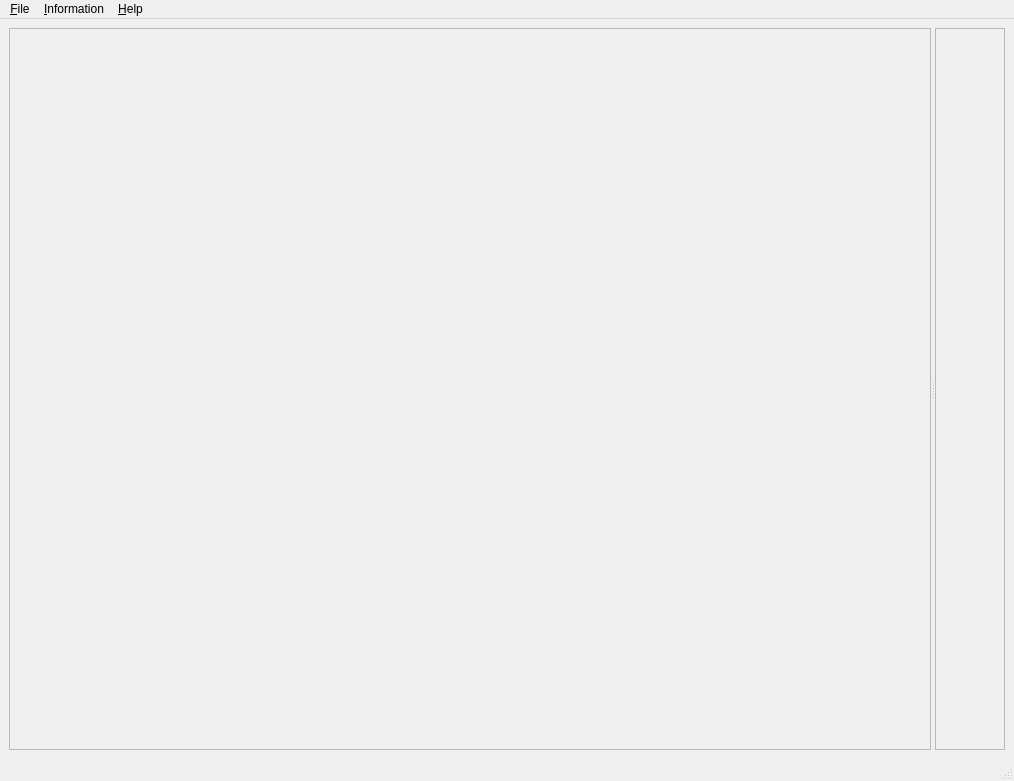
<?xml version="1.0" encoding="UTF-8"?>
<ui version="4.0">
 <class>iintplus</class>
 <widget class="QMainWindow" name="iintplus">
  <property name="geometry">
   <rect>
    <x>0</x>
    <y>0</y>
    <width>1014</width>
    <height>781</height>
   </rect>
  </property>
  <property name="windowTitle">
   <string>ADAPT iint-gui</string>
  </property>
  <widget class="QWidget" name="centralwidget">
   <layout class="QGridLayout" name="gridLayout">
    <item row="0" column="0">
     <widget class="QSplitter" name="splitter">
      <property name="orientation">
       <enum>Qt::Horizontal</enum>
      </property>
      <widget class="QScrollArea" name="scrollArea">
       <property name="sizePolicy">
        <sizepolicy hsizetype="MinimumExpanding" vsizetype="Expanding">
         <horstretch>255</horstretch>
         <verstretch>0</verstretch>
        </sizepolicy>
       </property>
       <property name="minimumSize">
        <size>
         <width>480</width>
         <height>1</height>
        </size>
       </property>
       <property name="widgetResizable">
        <bool>true</bool>
       </property>
       <widget class="QWidget" name="scrollAreaContents">
        <property name="geometry">
         <rect>
          <x>0</x>
          <y>0</y>
          <width>904</width>
          <height>712</height>
         </rect>
        </property>
       </widget>
      </widget>
      <widget class="QScrollArea" name="scrollArea2">
       <property name="sizePolicy">
        <sizepolicy hsizetype="Preferred" vsizetype="Expanding">
         <horstretch>0</horstretch>
         <verstretch>0</verstretch>
        </sizepolicy>
       </property>
       <property name="widgetResizable">
        <bool>true</bool>
       </property>
       <widget class="QWidget" name="scrollAreaWidgetContents">
        <property name="enabled">
         <bool>false</bool>
        </property>
        <property name="geometry">
         <rect>
          <x>0</x>
          <y>0</y>
          <width>82</width>
          <height>712</height>
         </rect>
        </property>
       </widget>
      </widget>
     </widget>
    </item>
   </layout>
  </widget>
  <widget class="QMenuBar" name="menubar">
   <property name="geometry">
    <rect>
     <x>0</x>
     <y>0</y>
     <width>1014</width>
     <height>26</height>
    </rect>
   </property>
   <widget class="QMenu" name="menuFile">
    <property name="title">
     <string>&amp;File</string>
    </property>
    <addaction name="actionNew"/>
    <addaction name="action_Open_SPEC_file"/>
    <addaction name="actionOpen_FIO_files"/>
    <addaction name="actionOpen_file"/>
    <addaction name="actionSave_file"/>
    <addaction name="separator"/>
    <addaction name="actionExit"/>
   </widget>
   <widget class="QMenu" name="menu_Information">
    <property name="title">
     <string>&amp;Information</string>
    </property>
    <addaction name="action_Config_File"/>
    <addaction name="actionFIO_File_s"/>
    <addaction name="action_Spec_File"/>
    <addaction name="action_Fit_Results"/>
    <addaction name="action_Results_File"/>
   </widget>
   <widget class="QMenu" name="menu_Help">
    <property name="title">
     <string>&amp;Help</string>
    </property>
    <addaction name="action_About"/>
   </widget>
   <addaction name="menuFile"/>
   <addaction name="menu_Information"/>
   <addaction name="menu_Help"/>
  </widget>
  <widget class="QStatusBar" name="statusbar"/>
  <action name="actionOpen_file">
   <property name="text">
    <string>Open config file</string>
   </property>
   <property name="shortcut">
    <string>Ctrl+O</string>
   </property>
  </action>
  <action name="actionNew">
   <property name="text">
    <string>New</string>
   </property>
   <property name="shortcut">
    <string>Ctrl+N</string>
   </property>
  </action>
  <action name="actionSave_file">
   <property name="text">
    <string>Save config file</string>
   </property>
   <property name="shortcut">
    <string>Ctrl+S</string>
   </property>
  </action>
  <action name="actionExit">
   <property name="text">
    <string>Exit</string>
   </property>
   <property name="shortcut">
    <string>Ctrl+Q</string>
   </property>
  </action>
  <action name="action_Config_File">
   <property name="text">
    <string>&amp;Config File</string>
   </property>
  </action>
  <action name="action_Spec_File">
   <property name="text">
    <string>&amp;SPEC File</string>
   </property>
  </action>
  <action name="action_Fit_Results">
   <property name="text">
    <string>&amp;Fit Results</string>
   </property>
  </action>
  <action name="action_Output_File">
   <property name="text">
    <string>&amp;Output File</string>
   </property>
  </action>
  <action name="action_Results_File">
   <property name="text">
    <string>&amp;Results File</string>
   </property>
  </action>
  <action name="action_Open_SPEC_file">
   <property name="text">
    <string>&amp;Open SPEC file</string>
   </property>
  </action>
  <action name="action_About">
   <property name="text">
    <string>&amp;About</string>
   </property>
   <property name="shortcut">
    <string>Ctrl+A</string>
   </property>
  </action>
  <action name="actionOpen_FIO_files">
   <property name="text">
    <string>Open FIO file(s)</string>
   </property>
  </action>
  <action name="actionFIO_File_s">
   <property name="text">
    <string>FIO File(s)</string>
   </property>
  </action>
 </widget>
 <resources/>
 <connections/>
</ui>
